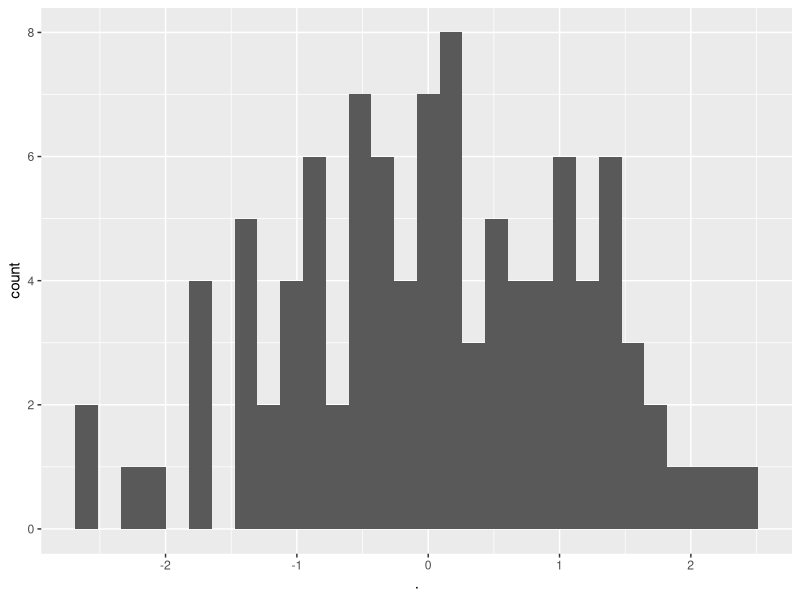

This chart was generated by the following R code:
library(ggplot2)
library(magrittr)
x <- rnorm(100)

#' Here is a histogram

x %>% as.data.frame() %>% 
  ggplot(.,aes(x=.)) + geom_histogram()
